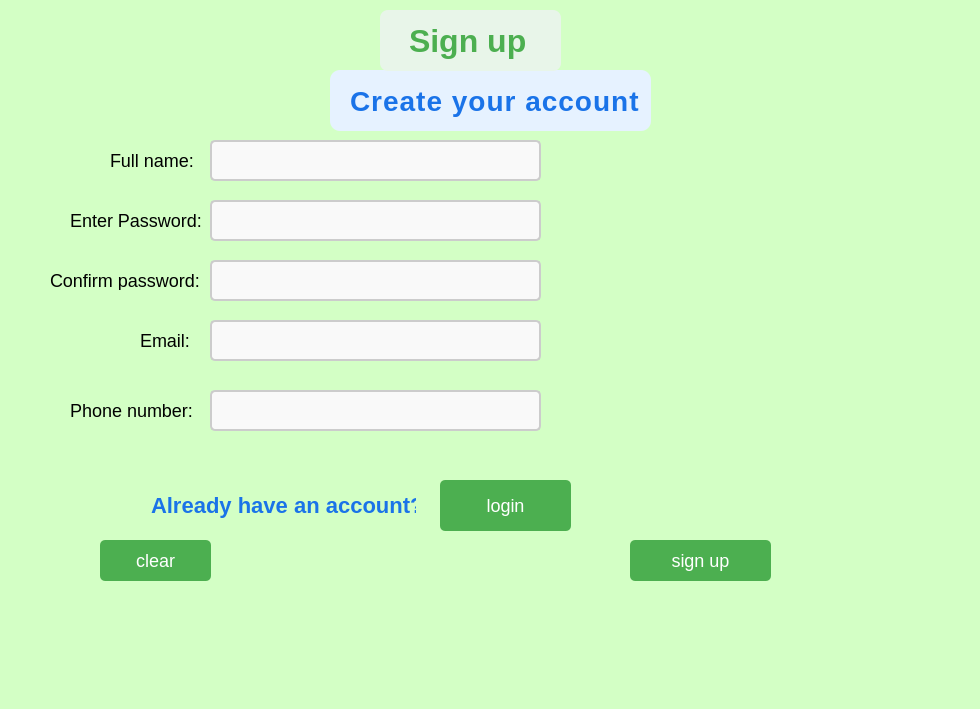
<?xml version="1.0" encoding="UTF-8"?>
<ui version="4.0">
 <class>signUp</class>
 <widget class="QMainWindow" name="signUp">
  <property name="geometry">
   <rect>
    <x>0</x>
    <y>0</y>
    <width>980</width>
    <height>709</height>
   </rect>
  </property>
  <property name="windowTitle">
   <string>MainWindow</string>
  </property>
  <property name="styleSheet">
   <string notr="true">background-color:#d3ffc5;   /* Mint green */</string>
  </property>
  <widget class="QWidget" name="centralwidget">
   <widget class="QLabel" name="label_5">
    <property name="geometry">
     <rect>
      <x>50</x>
      <y>270</y>
      <width>151</width>
      <height>20</height>
     </rect>
    </property>
    <property name="styleSheet">
     <string notr="true">QLabel{font-size:18px;}</string>
    </property>
    <property name="text">
     <string>Confirm password:</string>
    </property>
   </widget>
   <widget class="QLineEdit" name="lineEdit_5">
    <property name="geometry">
     <rect>
      <x>210</x>
      <y>260</y>
      <width>331</width>
      <height>41</height>
     </rect>
    </property>
    <property name="styleSheet">
     <string notr="true">QLineEdit {
    font-size: 10px;                   /* Default font size */
    color: #000000;                    /* Black text color */
    padding: 8px;                      /* Inner padding */
    background-color: #f9f9f9;        /* Light gray background */
    border: 2px solid #cccccc;         /* Light gray border */
    border-radius: 5px;                /* Rounded corners */
}

QLineEdit:focus {
    border: 2px solid #4CAF50;         /* Green border when focused */
    background-color: #ffffff;         /* White background when focused */
}

QLineEdit::placeholder {
    color: #aaaaaa;                    /* Light gray for placeholder text */
    font-style: italic;                /* Italic style for a subtle hint */
    font-size: 16px;                   /* Placeholder font size */
}
</string>
    </property>
   </widget>
   <widget class="QLabel" name="label_4">
    <property name="geometry">
     <rect>
      <x>140</x>
      <y>330</y>
      <width>61</width>
      <height>20</height>
     </rect>
    </property>
    <property name="styleSheet">
     <string notr="true">QLabel{font-size:18px;}</string>
    </property>
    <property name="text">
     <string>Email:</string>
    </property>
   </widget>
   <widget class="QLabel" name="label_7">
    <property name="geometry">
     <rect>
      <x>70</x>
      <y>210</y>
      <width>131</width>
      <height>21</height>
     </rect>
    </property>
    <property name="styleSheet">
     <string notr="true">QLabel{font-size:18px;}</string>
    </property>
    <property name="text">
     <string>Enter Password:</string>
    </property>
   </widget>
   <widget class="QLineEdit" name="lineEdit_3">
    <property name="geometry">
     <rect>
      <x>210</x>
      <y>390</y>
      <width>331</width>
      <height>41</height>
     </rect>
    </property>
    <property name="styleSheet">
     <string notr="true">QLineEdit {
    font-size: 10px;                   /* Default font size */
    color: #000000;                    /* Black text color */
    padding: 8px;                      /* Inner padding */
    background-color: #f9f9f9;        /* Light gray background */
    border: 2px solid #cccccc;         /* Light gray border */
    border-radius: 5px;                /* Rounded corners */
}

QLineEdit:focus {
    border: 2px solid #4CAF50;         /* Green border when focused */
    background-color: #ffffff;         /* White background when focused */
}

QLineEdit::placeholder {
    color: #aaaaaa;                    /* Light gray for placeholder text */
    font-style: italic;                /* Italic style for a subtle hint */
    font-size: 16px;                   /* Placeholder font size */
}
</string>
    </property>
    <property name="echoMode">
     <enum>QLineEdit::EchoMode::Normal</enum>
    </property>
   </widget>
   <widget class="QLabel" name="label_3">
    <property name="geometry">
     <rect>
      <x>110</x>
      <y>150</y>
      <width>91</width>
      <height>20</height>
     </rect>
    </property>
    <property name="styleSheet">
     <string notr="true">QLabel{font-size:18px;}</string>
    </property>
    <property name="text">
     <string>Full name:</string>
    </property>
   </widget>
   <widget class="QLabel" name="label_2">
    <property name="geometry">
     <rect>
      <x>330</x>
      <y>70</y>
      <width>321</width>
      <height>61</height>
     </rect>
    </property>
    <property name="styleSheet">
     <string notr="true">QLabel{
    font-size: 28px;                 /* Larger font size for the header */
    font-weight: bold;               /* Make the text bold */
    color: #1a73e8;                  /* Blue color for a modern look */
    padding: 12px;                   /* Padding around the text */
    background-color: #e6f2ff;      /* Light blue background for contrast */
    border-radius: 10px;             /* Rounded corners */
    text-align: center;              /* Center the text */
    letter-spacing: 1px;             /* Slightly increase letter spacing */
}
</string>
    </property>
    <property name="text">
     <string>Create your account</string>
    </property>
   </widget>
   <widget class="QPushButton" name="Login">
    <property name="geometry">
     <rect>
      <x>440</x>
      <y>480</y>
      <width>131</width>
      <height>51</height>
     </rect>
    </property>
    <property name="styleSheet">
     <string notr="true">QPushButton {
    font-size: 18px;
    padding: 10px 20px;                /* Vertical and horizontal padding */
    color: #ffffff;                     /* White text color */
    background-color: #4CAF50;         /* Green background for login */
    border: none;                       /* No border */
    border-radius: 5px;                /* Rounded corners */
    transition: background-color 0.3s;  /* Smooth transition effect */
}</string>
    </property>
    <property name="text">
     <string>login</string>
    </property>
   </widget>
   <widget class="QLabel" name="label">
    <property name="geometry">
     <rect>
      <x>380</x>
      <y>10</y>
      <width>181</width>
      <height>61</height>
     </rect>
    </property>
    <property name="styleSheet">
     <string notr="true">QLabel {
    font-size: 32px;            /* Larger font size for emphasis */
    color: #4CAF50;             /* Green color for a fresh look */
    font-weight: bold;          /* Make the text bold */
    padding: 10px 20px;         /* Add padding around the text */
    background-color: #e8f5e9;  /* Light green background to match the color scheme */
    border-radius: 8px;         /* Rounded corners */
    text-align: center;         /* Center-align the text */
}
</string>
    </property>
    <property name="text">
     <string>Sign up</string>
    </property>
   </widget>
   <widget class="QLineEdit" name="lineEdit">
    <property name="geometry">
     <rect>
      <x>210</x>
      <y>140</y>
      <width>331</width>
      <height>41</height>
     </rect>
    </property>
    <property name="styleSheet">
     <string notr="true">QLineEdit {
    font-size: 10px;                   /* Default font size */
    color: #000000;                    /* Black text color */
    padding: 8px;                      /* Inner padding */
    background-color: #f9f9f9;        /* Light gray background */
    border: 2px solid #cccccc;         /* Light gray border */
    border-radius: 5px;                /* Rounded corners */
}

QLineEdit:focus {
    border: 2px solid #4CAF50;         /* Green border when focused */
    background-color: #ffffff;         /* White background when focused */
}

QLineEdit::placeholder {
    color: #aaaaaa;                    /* Light gray for placeholder text */
    font-style: italic;                /* Italic style for a subtle hint */
    font-size: 16px;                   /* Placeholder font size */
}
</string>
    </property>
   </widget>
   <widget class="QLabel" name="label_6">
    <property name="geometry">
     <rect>
      <x>140</x>
      <y>470</y>
      <width>281</width>
      <height>71</height>
     </rect>
    </property>
    <property name="styleSheet">
     <string notr="true">QLabel {
    font-size: 22px;              /* Increase the font size */
    color: #1a73e8;               /* Set the text color to blue */
    font-weight: bold;            /* Make the text bold */
    padding: 5px;                 /* Add padding around the text */
}
</string>
    </property>
    <property name="text">
     <string>Already have an account?</string>
    </property>
   </widget>
   <widget class="QLabel" name="label_8">
    <property name="geometry">
     <rect>
      <x>70</x>
      <y>400</y>
      <width>131</width>
      <height>20</height>
     </rect>
    </property>
    <property name="styleSheet">
     <string notr="true">QLabel{font-size:18px;}</string>
    </property>
    <property name="text">
     <string>Phone number:</string>
    </property>
   </widget>
   <widget class="QLineEdit" name="lineEdit_2">
    <property name="geometry">
     <rect>
      <x>210</x>
      <y>320</y>
      <width>331</width>
      <height>41</height>
     </rect>
    </property>
    <property name="styleSheet">
     <string notr="true">QLineEdit {
    font-size: 10px;                   /* Default font size */
    color: #000000;                    /* Black text color */
    padding: 8px;                      /* Inner padding */
    background-color: #f9f9f9;        /* Light gray background */
    border: 2px solid #cccccc;         /* Light gray border */
    border-radius: 5px;                /* Rounded corners */
}

QLineEdit:focus {
    border: 2px solid #4CAF50;         /* Green border when focused */
    background-color: #ffffff;         /* White background when focused */
}

QLineEdit::placeholder {
    color: #aaaaaa;                    /* Light gray for placeholder text */
    font-style: italic;                /* Italic style for a subtle hint */
    font-size: 16px;                   /* Placeholder font size */
}
</string>
    </property>
    <property name="echoMode">
     <enum>QLineEdit::EchoMode::Normal</enum>
    </property>
   </widget>
   <widget class="QPushButton" name="clear">
    <property name="geometry">
     <rect>
      <x>100</x>
      <y>540</y>
      <width>111</width>
      <height>41</height>
     </rect>
    </property>
    <property name="styleSheet">
     <string notr="true">QPushButton {
    font-size: 18px;
    padding: 10px 20px;                /* Vertical and horizontal padding */
    color: #ffffff;                     /* White text color */
    background-color: #4CAF50;         /* Green background for login */
    border: none;                       /* No border */
    border-radius: 5px;                /* Rounded corners */
    transition: background-color 0.3s;  /* Smooth transition effect */
}</string>
    </property>
    <property name="text">
     <string>clear</string>
    </property>
   </widget>
   <widget class="QLineEdit" name="lineEdit_4">
    <property name="geometry">
     <rect>
      <x>210</x>
      <y>200</y>
      <width>331</width>
      <height>41</height>
     </rect>
    </property>
    <property name="styleSheet">
     <string notr="true">QLineEdit {
    font-size: 10px;                   /* Default font size */
    color: #000000;                    /* Black text color */
    padding: 8px;                      /* Inner padding */
    background-color: #f9f9f9;        /* Light gray background */
    border: 2px solid #cccccc;         /* Light gray border */
    border-radius: 5px;                /* Rounded corners */
}

QLineEdit:focus {
    border: 2px solid #4CAF50;         /* Green border when focused */
    background-color: #ffffff;         /* White background when focused */
}

QLineEdit::placeholder {
    color: #aaaaaa;                    /* Light gray for placeholder text */
    font-style: italic;                /* Italic style for a subtle hint */
    font-size: 16px;                   /* Placeholder font size */
}
</string>
    </property>
   </widget>
   <widget class="QWidget" name="widget" native="true">
    <property name="geometry">
     <rect>
      <x>700</x>
      <y>10</y>
      <width>231</width>
      <height>141</height>
     </rect>
    </property>
    <property name="styleSheet">
     <string notr="true">QWidget{
border-image:url(:/piyu/4.jpg);
}
background-color:#d3ffc5;   /* Mint green */</string>
    </property>
   </widget>
   <widget class="QPushButton" name="Sign_Up">
    <property name="geometry">
     <rect>
      <x>630</x>
      <y>540</y>
      <width>141</width>
      <height>41</height>
     </rect>
    </property>
    <property name="styleSheet">
     <string notr="true">QPushButton {
    font-size: 18px;
    padding: 10px 20px;                /* Vertical and horizontal padding */
    color: #ffffff;                     /* White text color */
    background-color: #4CAF50;         /* Green background for login */
    border: none;                       /* No border */
    border-radius: 5px;                /* Rounded corners */
    transition: background-color 0.3s;  /* Smooth transition effect */
}</string>
    </property>
    <property name="text">
     <string>sign up</string>
    </property>
   </widget>
  </widget>
  <widget class="QMenuBar" name="menubar">
   <property name="geometry">
    <rect>
     <x>0</x>
     <y>0</y>
     <width>980</width>
     <height>26</height>
    </rect>
   </property>
  </widget>
  <widget class="QStatusBar" name="statusbar"/>
 </widget>
 <resources/>
 <connections/>
</ui>
